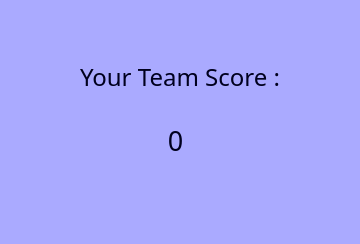
<?xml version="1.0" encoding="UTF-8"?>
<ui version="4.0">
 <class>Dialog</class>
 <widget class="QDialog" name="Dialog">
  <property name="geometry">
   <rect>
    <x>0</x>
    <y>0</y>
    <width>360</width>
    <height>244</height>
   </rect>
  </property>
  <property name="windowTitle">
   <string>Dialog</string>
  </property>
  <property name="styleSheet">
   <string notr="true">background-color: rgb(170, 170, 255);
</string>
  </property>
  <widget class="QLabel" name="label">
   <property name="geometry">
    <rect>
     <x>80</x>
     <y>60</y>
     <width>201</width>
     <height>33</height>
    </rect>
   </property>
   <property name="font">
    <font>
     <family>Bahnschrift SemiBold</family>
     <pointsize>18</pointsize>
     <weight>7</weight>
     <italic>false</italic>
     <bold>false</bold>
    </font>
   </property>
   <property name="styleSheet">
    <string notr="true">color: rgb(0, 0, 30);
font: 63 18pt &quot;Bahnschrift SemiBold&quot;;
</string>
   </property>
   <property name="text">
    <string>Your Team Score :</string>
   </property>
  </widget>
  <widget class="QLabel" name="finalscore">
   <property name="geometry">
    <rect>
     <x>110</x>
     <y>120</y>
     <width>131</width>
     <height>41</height>
    </rect>
   </property>
   <property name="font">
    <font>
     <family>Bahnschrift SemiBold</family>
     <pointsize>20</pointsize>
     <weight>7</weight>
     <italic>false</italic>
     <bold>false</bold>
    </font>
   </property>
   <property name="styleSheet">
    <string notr="true">color: rgb(0, 0, 30);
font: 63 20pt &quot;Bahnschrift SemiBold&quot;;</string>
   </property>
   <property name="text">
    <string>0</string>
   </property>
   <property name="alignment">
    <set>Qt::AlignCenter</set>
   </property>
  </widget>
 </widget>
 <resources/>
 <connections/>
</ui>
